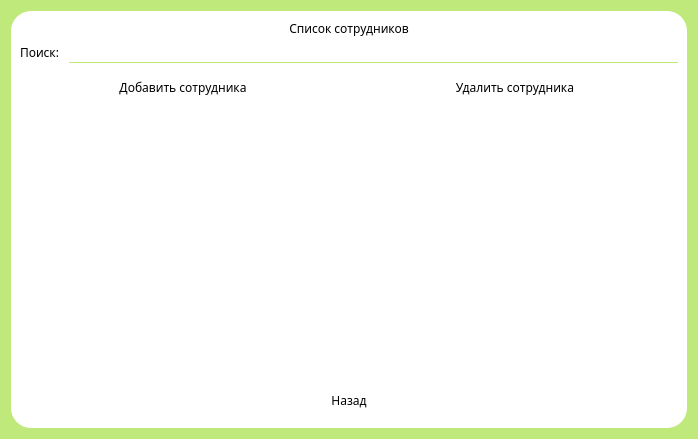
<?xml version="1.0" encoding="UTF-8"?>
<ui version="4.0">
 <class>Dialog</class>
 <widget class="QDialog" name="Dialog">
  <property name="geometry">
   <rect>
    <x>0</x>
    <y>0</y>
    <width>698</width>
    <height>439</height>
   </rect>
  </property>
  <property name="windowTitle">
   <string>Dialog</string>
  </property>
  <property name="styleSheet">
   <string notr="true">background-color: 	rgb(191, 233, 123);
font-family: Myanmar Text;</string>
  </property>
  <layout class="QVBoxLayout" name="verticalLayout_4">
   <item>
    <widget class="QFrame" name="frame">
     <property name="focusPolicy">
      <enum>Qt::FocusPolicy::NoFocus</enum>
     </property>
     <property name="styleSheet">
      <string notr="true">background-color: white;
border-radius: 20px;</string>
     </property>
     <property name="frameShape">
      <enum>QFrame::Shape::StyledPanel</enum>
     </property>
     <property name="frameShadow">
      <enum>QFrame::Shadow::Raised</enum>
     </property>
     <layout class="QVBoxLayout" name="verticalLayout">
      <item alignment="Qt::AlignmentFlag::AlignHCenter">
       <widget class="QLabel" name="WindowTitle">
        <property name="sizePolicy">
         <sizepolicy hsizetype="Fixed" vsizetype="Fixed">
          <horstretch>0</horstretch>
          <verstretch>0</verstretch>
         </sizepolicy>
        </property>
        <property name="styleSheet">
         <string notr="true"/>
        </property>
        <property name="text">
         <string>Список сотрудников</string>
        </property>
        <property name="alignment">
         <set>Qt::AlignmentFlag::AlignCenter</set>
        </property>
       </widget>
      </item>
      <item>
       <layout class="QHBoxLayout" name="SearchEmployeeBlock">
        <item>
         <widget class="QLabel" name="SearchEmployeeLabel">
          <property name="sizePolicy">
           <sizepolicy hsizetype="Fixed" vsizetype="Fixed">
            <horstretch>0</horstretch>
            <verstretch>0</verstretch>
           </sizepolicy>
          </property>
          <property name="text">
           <string>Поиск: </string>
          </property>
         </widget>
        </item>
        <item>
         <widget class="QLineEdit" name="SearchEmployeeInput">
          <property name="sizePolicy">
           <sizepolicy hsizetype="Expanding" vsizetype="Fixed">
            <horstretch>0</horstretch>
            <verstretch>0</verstretch>
           </sizepolicy>
          </property>
          <property name="styleSheet">
           <string notr="true">border-bottom: 1px solid rgb(191, 233, 123);</string>
          </property>
         </widget>
        </item>
       </layout>
      </item>
      <item>
       <layout class="QHBoxLayout" name="ActionsButtonsBlock">
        <item>
         <widget class="QPushButton" name="AddEmployeeButton">
          <property name="styleSheet">
           <string notr="true">QPushButton {
border-radius: 10;
background-color: '#bfe97b';
padding: 10px;
}

QPushButton:hover {
background-color: #a7ca6b;
}</string>
          </property>
          <property name="text">
           <string>Добавить сотрудника</string>
          </property>
         </widget>
        </item>
        <item>
         <widget class="QPushButton" name="DeleteEmployeeButton">
          <property name="styleSheet">
           <string notr="true">QPushButton {
border-radius: 10;
background-color: '#bfe97b';
padding: 10px;
}

QPushButton:hover {
background-color: #a7ca6b;
}</string>
          </property>
          <property name="text">
           <string>Удалить сотрудника</string>
          </property>
         </widget>
        </item>
       </layout>
      </item>
      <item>
       <widget class="QTableView" name="tableView"/>
      </item>
      <item alignment="Qt::AlignmentFlag::AlignHCenter">
       <widget class="QPushButton" name="ReturnButton">
        <property name="sizePolicy">
         <sizepolicy hsizetype="Fixed" vsizetype="Fixed">
          <horstretch>0</horstretch>
          <verstretch>0</verstretch>
         </sizepolicy>
        </property>
        <property name="styleSheet">
         <string notr="true">QPushButton {
border-radius: 10;
background-color: '#bfe97b';
padding: 10px  50px;
}

QPushButton:hover {
background-color: #a7ca6b;
}</string>
        </property>
        <property name="text">
         <string>Назад</string>
        </property>
        <property name="autoDefault">
         <bool>true</bool>
        </property>
        <property name="default">
         <bool>false</bool>
        </property>
        <property name="flat">
         <bool>false</bool>
        </property>
       </widget>
      </item>
     </layout>
    </widget>
   </item>
  </layout>
 </widget>
 <resources/>
 <connections/>
</ui>
